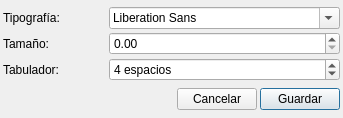
<?xml version="1.0" encoding="UTF-8"?>
<ui version="4.0">
 <class>Settings</class>
 <widget class="QDialog" name="Settings">
  <property name="geometry">
   <rect>
    <x>0</x>
    <y>0</y>
    <width>343</width>
    <height>118</height>
   </rect>
  </property>
  <property name="windowTitle">
   <string>Configuración</string>
  </property>
  <property name="windowIcon">
   <iconset resource="icons/icons.qrc">
    <normaloff>:/settings.png</normaloff>:/settings.png</iconset>
  </property>
  <layout class="QVBoxLayout" name="verticalLayout">
   <property name="spacing">
    <number>3</number>
   </property>
   <property name="leftMargin">
    <number>3</number>
   </property>
   <property name="topMargin">
    <number>3</number>
   </property>
   <property name="rightMargin">
    <number>3</number>
   </property>
   <property name="bottomMargin">
    <number>3</number>
   </property>
   <item>
    <layout class="QGridLayout" name="gridLayout">
     <property name="spacing">
      <number>3</number>
     </property>
     <item row="0" column="0">
      <widget class="QLabel" name="label">
       <property name="text">
        <string>Tipografía:</string>
       </property>
      </widget>
     </item>
     <item row="0" column="1">
      <widget class="QFontComboBox" name="comboFont"/>
     </item>
     <item row="1" column="0">
      <widget class="QLabel" name="label_2">
       <property name="text">
        <string>Tamaño:</string>
       </property>
      </widget>
     </item>
     <item row="1" column="1">
      <widget class="QDoubleSpinBox" name="spinFontSize">
       <property name="maximum">
        <double>100.000000000000000</double>
       </property>
      </widget>
     </item>
     <item row="2" column="0">
      <widget class="QLabel" name="label_3">
       <property name="text">
        <string>Tabulador:</string>
       </property>
      </widget>
     </item>
     <item row="2" column="1">
      <widget class="QSpinBox" name="spinTab">
       <property name="suffix">
        <string> espacios</string>
       </property>
       <property name="prefix">
        <string/>
       </property>
       <property name="minimum">
        <number>0</number>
       </property>
       <property name="maximum">
        <number>100</number>
       </property>
       <property name="value">
        <number>4</number>
       </property>
      </widget>
     </item>
    </layout>
   </item>
   <item>
    <layout class="QHBoxLayout" name="horizontalLayout">
     <property name="spacing">
      <number>3</number>
     </property>
     <item>
      <spacer name="horizontalSpacer">
       <property name="orientation">
        <enum>Qt::Horizontal</enum>
       </property>
       <property name="sizeHint" stdset="0">
        <size>
         <width>40</width>
         <height>20</height>
        </size>
       </property>
      </spacer>
     </item>
     <item>
      <widget class="QPushButton" name="btnCancel">
       <property name="text">
        <string>Cancelar</string>
       </property>
       <property name="autoDefault">
        <bool>false</bool>
       </property>
      </widget>
     </item>
     <item>
      <widget class="QPushButton" name="btnSave">
       <property name="text">
        <string>Guardar</string>
       </property>
      </widget>
     </item>
    </layout>
   </item>
  </layout>
 </widget>
 <resources>
  <include location="icons/icons.qrc"/>
 </resources>
 <connections/>
</ui>
